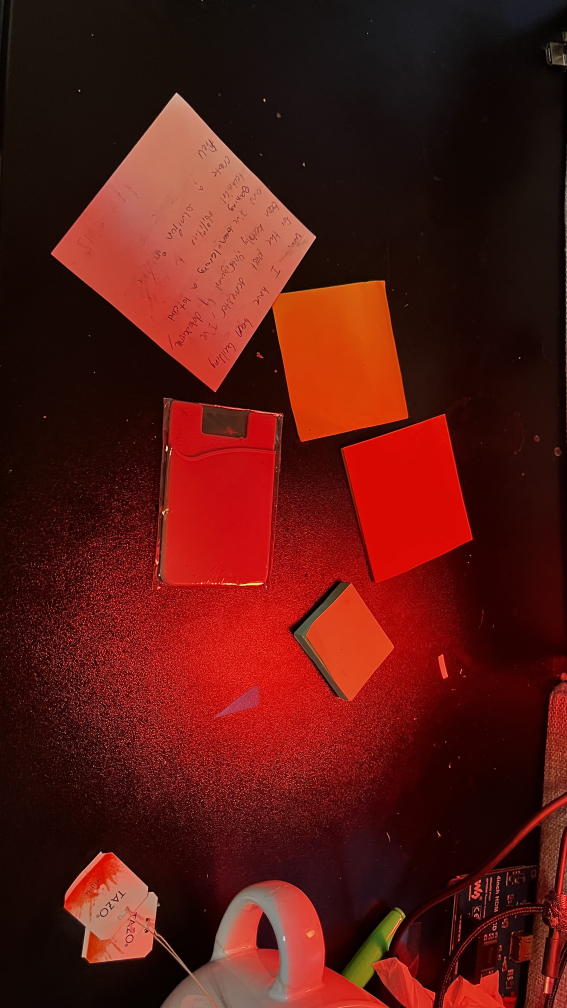
#> input picture tutorials/render1.jpg, 2268 x 4032 px, found by its file name (shown at 1/4 size)
$ jupyter execute tutorial-3.ipynb
#> lines starting #> are read from the running program, lines starting #| are printed output that depends on the picture
**Table of contents**<a id='toc0_'></a>

- [OpenCV Drawing Study Guide](#toc1_)

  - [Setup - loading image and canvas](#toc1_1_)

  - [`16.Line segment drawing.pdf`](#toc1_2_)

  - [`17.Rectangular circle drawing.pdf`](#toc1_3_)

  - [`18.Text and picture drawing.pdf`](#toc1_4_)

<!-- vscode-jupyter-toc-config

	numbering=false

	anchor=true

	flat=false

	minLevel=1

	maxLevel=6

	/vscode-jupyter-toc-config -->

<!-- THIS CELL WILL BE REPLACED ON TOC UPDATE. DO NOT WRITE YOUR TEXT IN THIS CELL -->

# <a id='toc1_'></a>[OpenCV Drawing Study Guide](#toc0_)

A practical walkthrough of line drawing, shape drawing, and text annotation using the PDFs in this folder.

## <a id='toc1_1_'></a>[Setup - loading image and canvas](#toc0_)

Bring in OpenCV / NumPy / matplotlib, locate a demo image, and prepare a reusable blank canvas for the drawing examples.

[cell 1]
import cv2

import numpy as np

import matplotlib.pyplot as plt

from pathlib import Path


def find_image(name: str) -> Path:

#> called with name = 'render1.jpg'
    for root in (Path("."), Path(".."), Path("../.."), Path("../../..")):

        path = root / name

        if path.exists():

            return path.resolve()

    raise FileNotFoundError(f"Could not find {name}")


def blank_canvas(width: int = 600, height: int = 600, color=(0, 0, 0)) -> np.ndarray:

    canvas = np.zeros((height, width, 3), dtype=np.uint8)

    canvas[:] = color

    return canvas


img_path = find_image("render1.jpg")

img = cv2.imread(str(img_path), cv2.IMREAD_COLOR)
#> img is the input picture: shape (4032, 2268, 3); mean B, G, R 18.7, 24.7, 88

if img is None:

    raise RuntimeError(f"Failed to read {img_path}")


h, w = img.shape[:2]

print(f"loaded: {img_path.name}   shape={img.shape}   dtype={img.dtype}   {w}x{h}")
#| loaded: render1.jpg   shape=(4032, 2268, 3)   dtype=uint8   2268x4032

print("drawing canvas helper ready: blank_canvas(width, height, color)")

## <a id='toc1_2_'></a>[`16.Line segment drawing.pdf`](#toc0_)

What it covers:

- Drawing straight line segments on a blank canvas or existing image.

- Using `pt1` and `pt2` pixel coordinates as the start and end points.

- Controlling color, thickness, and line style, including anti-aliased lines.

- Combining several lines to build larger shapes.

### Drawing straight line segments

`cv2.line` draws one segment at a time onto a destination image. That destination can be a fresh canvas created with NumPy or a copy of an already-loaded photograph.

### Using `pt1` and `pt2` as pixel coordinates

The first point marks where the segment starts and the second point marks where it ends. Both are written as `(x, y)` pixel locations, so moving the numbers changes the line's placement and direction.

### Controlling color, thickness, and line style

You can change the BGR color tuple, increase thickness for bold strokes, or switch to `cv2.LINE_AA` when you want smoother anti-aliased edges.

### Combining several lines into larger shapes

Repeated `cv2.line` calls can outline triangles, arrows, and custom wireframe shapes. This is often the simplest way to build a drawing from primitive geometry.

Core APIs:

- `cv2.line(dst, pt1, pt2, color, thickness, lineType)`

- `cv2.LINE_4`, `cv2.LINE_8`, `cv2.LINE_AA`

[cell 2]
# 16.Line segment drawing.pdf -----------------------------------------------

canvas = blank_canvas(600, 600, color=(15, 15, 15))


line_basic = canvas.copy()

cv2.line(line_basic, (70, 90), (520, 210), (0, 0, 255), 2)


line_thick = canvas.copy()

cv2.line(line_thick, (80, 140), (520, 140), (0, 255, 255), 10)

cv2.line(line_thick, (120, 260), (520, 360), (255, 120, 0), 18)


line_aa = canvas.copy()

cv2.line(line_aa, (70, 90), (520, 220), (0, 255, 0), 12, cv2.LINE_AA)

cv2.line(line_aa, (70, 320), (520, 480), (255, 255, 255), 4, cv2.LINE_AA)


line_shape = canvas.copy()

triangle = [(180, 120), (80, 420), (480, 360)]

cv2.line(line_shape, triangle[0], triangle[1], (25, 100, 255), 6)

cv2.line(line_shape, triangle[1], triangle[2], (25, 100, 255), 6)

cv2.line(line_shape, triangle[2], triangle[0], (25, 100, 255), 6)


print("line examples:")

print("  basic     -> cv2.line(dst, (70, 90),  (520, 210), (0, 0, 255), 2)")

print("  thick     -> cv2.line(dst, (80, 140), (520, 140), (0, 255, 255), 10)")

print("  aa        -> cv2.line(dst, (70, 90),  (520, 220), (0, 255, 0), 12, cv2.LINE_AA)")

print("  triangle  -> three line calls chained into one closed shape")


panels = [

    (line_basic, "single line"),

    (line_thick, "thickness variations"),

    (line_aa, "anti-aliased lines"),

    (line_shape, "combined into a triangle"),

]


fig, axes = plt.subplots(2, 2, figsize=(10, 10))

for ax, (im, title) in zip(axes.flat, panels):

    ax.imshow(cv2.cvtColor(im, cv2.COLOR_BGR2RGB))

    ax.set_title(title)

    ax.axis("off")

plt.tight_layout()

plt.show()
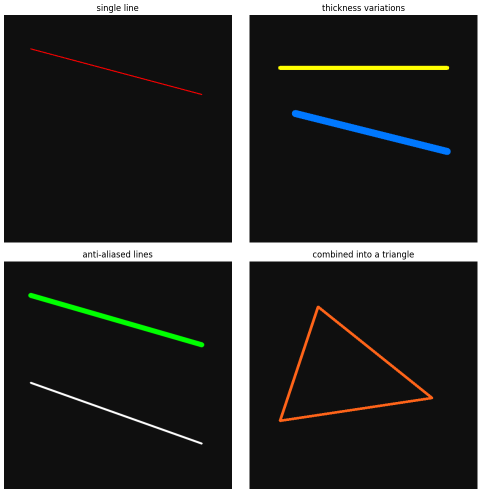
#> figure drawn by matplotlib, 4 panels

## <a id='toc1_3_'></a>[`17.Rectangular circle drawing.pdf`](#toc0_)

What it covers:

- Drawing rectangles from opposite corner points.

- Drawing circles from a center point and radius.

- Drawing ellipses and arcs with axes lengths, rotation, and start/end angles.

- Drawing polygons with vertex arrays and `cv2.polylines`.

- Filling shapes and choosing line types such as `cv2.LINE_4`, `cv2.LINE_8`, and `cv2.LINE_AA`.

### Drawing rectangles from corner points

A rectangle is determined by two opposite corners, usually written as the upper-left and lower-right vertices. Changing those two points changes both the position and the size of the shape.

### Drawing circles from center and radius

Circles use a center coordinate plus a radius in pixels. A positive thickness draws an outline, while `-1` or `cv2.FILLED` creates a solid disk.

### Drawing ellipses and arcs

Ellipses extend the circle idea with separate axis lengths, a rotation angle, and start/end angles. That makes them useful for full ellipses, partial arcs, and rotated oval shapes.

### Drawing polygons with vertex arrays

`cv2.polylines` connects a list of vertices in order. With `isClosed=True`, OpenCV joins the last point back to the first to finish the polygon boundary.

### Filling shapes and choosing line types

OpenCV lets you fill rectangles and circles with `cv2.FILLED` and choose connection styles like `cv2.LINE_4`, `cv2.LINE_8`, and `cv2.LINE_AA` depending on how crisp or smooth you want the edges.

Core APIs:

- `cv2.rectangle(img, pt1, pt2, color, thickness, lineType)`

- `cv2.circle(img, center, radius, color, thickness, lineType)`

- `cv2.ellipse(img, center, axes, angle, startAngle, endAngle, color, thickness, lineType)`

- `cv2.polylines(img, [pts], isClosed, color, thickness, lineType)`

[cell 3]
# 17.Rectangular circle drawing.pdf -----------------------------------------

shape_canvas = blank_canvas(700, 600, color=(18, 18, 18))


rect_demo = shape_canvas.copy()

cv2.rectangle(rect_demo, (70, 70), (300, 240), (0, 255, 0), 4, cv2.LINE_8)

cv2.rectangle(rect_demo, (380, 100), (620, 220), (255, 180, 0), cv2.FILLED)
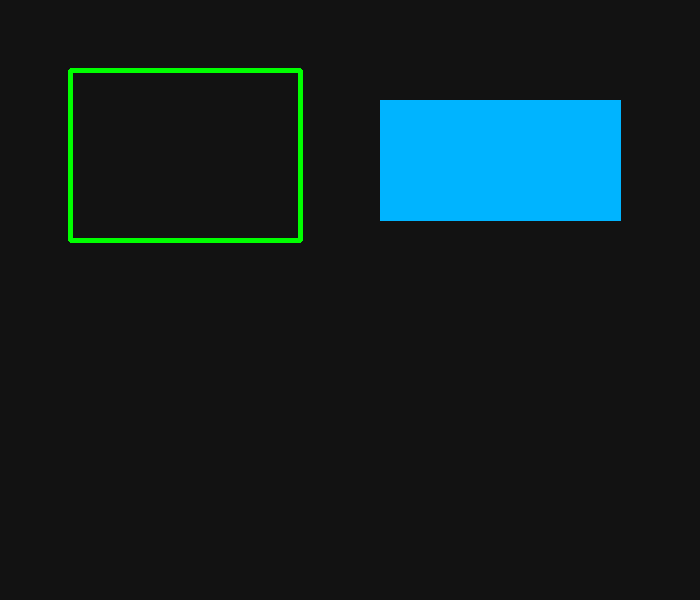
#> rect_demo: shape (600, 700, 3); mean of channels 0, 1, 2 34.3, 31.5, 16.6; drawn as B, G, R


circle_demo = shape_canvas.copy()

cv2.circle(circle_demo, (190, 180), 95, (0, 200, 255), 5, cv2.LINE_AA)

cv2.circle(circle_demo, (500, 180), 85, (255, 80, 80), -1, cv2.LINE_AA)
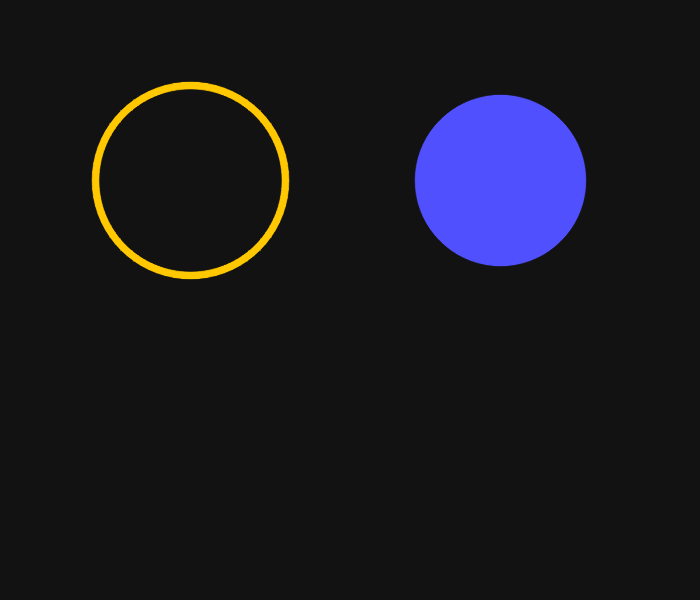
#> circle_demo: shape (600, 700, 3); mean of channels 0, 1, 2 30.8, 23.3, 23.9; drawn as B, G, R


ellipse_demo = shape_canvas.copy()

cv2.ellipse(ellipse_demo, (220, 190), (120, 70), 0, 0, 360, (0, 255, 255), 4, cv2.LINE_AA)

cv2.ellipse(ellipse_demo, (500, 190), (120, 70), 30, 20, 320, (255, 0, 255), 6, cv2.LINE_AA)
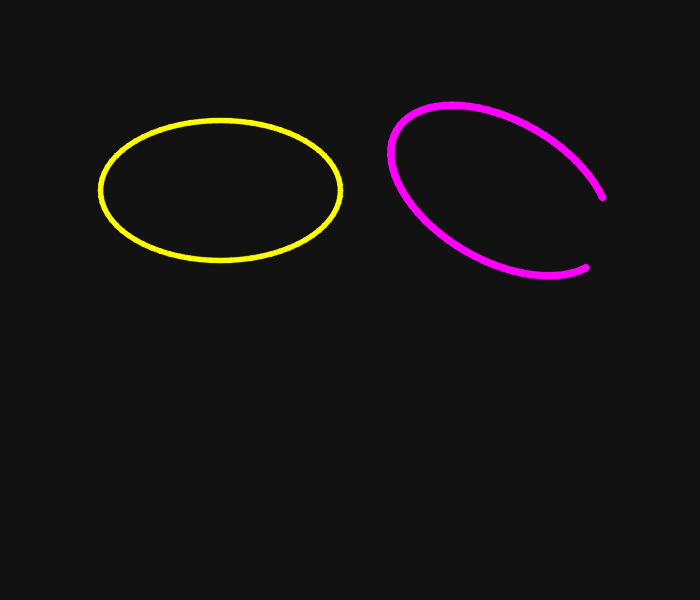
#> ellipse_demo: shape (600, 700, 3); mean of channels 0, 1, 2 20.1, 19.7, 22.1; drawn as B, G, R


polygon_demo = shape_canvas.copy()

pts = np.array([[120, 450], [250, 320], [430, 360], [580, 500], [320, 540]], dtype=np.int32)

cv2.polylines(polygon_demo, [pts], True, (25, 200, 255), 5, cv2.LINE_AA)

open_pts = np.array([[90, 120], [180, 60], [290, 100], [360, 70]], dtype=np.int32)

cv2.polylines(polygon_demo, [open_pts], False, (255, 255, 255), 3, cv2.LINE_4)


print("shape examples:")

print("  rectangle fill  -> thickness=cv2.FILLED")

print("  circle fill     -> thickness=-1")

print("  ellipse         -> (center, axes, angle, startAngle, endAngle)")

print("  polylines       -> pass a NumPy vertex array with isClosed=True/False")


panels = [

    (rect_demo, "rectangles"),

    (circle_demo, "circles"),

    (ellipse_demo, "ellipses and arcs"),

    (polygon_demo, "polylines and polygons"),

]


fig, axes = plt.subplots(2, 2, figsize=(11, 10))

for ax, (im, title) in zip(axes.flat, panels):

    ax.imshow(cv2.cvtColor(im, cv2.COLOR_BGR2RGB))

    ax.set_title(title)

    ax.axis("off")
#> this loop made 4 passes
#> title on passes 1 to 4: 'rectangles', 'circles', 'ellipses and arcs', 'polylines and polygons'

plt.tight_layout()

plt.show()
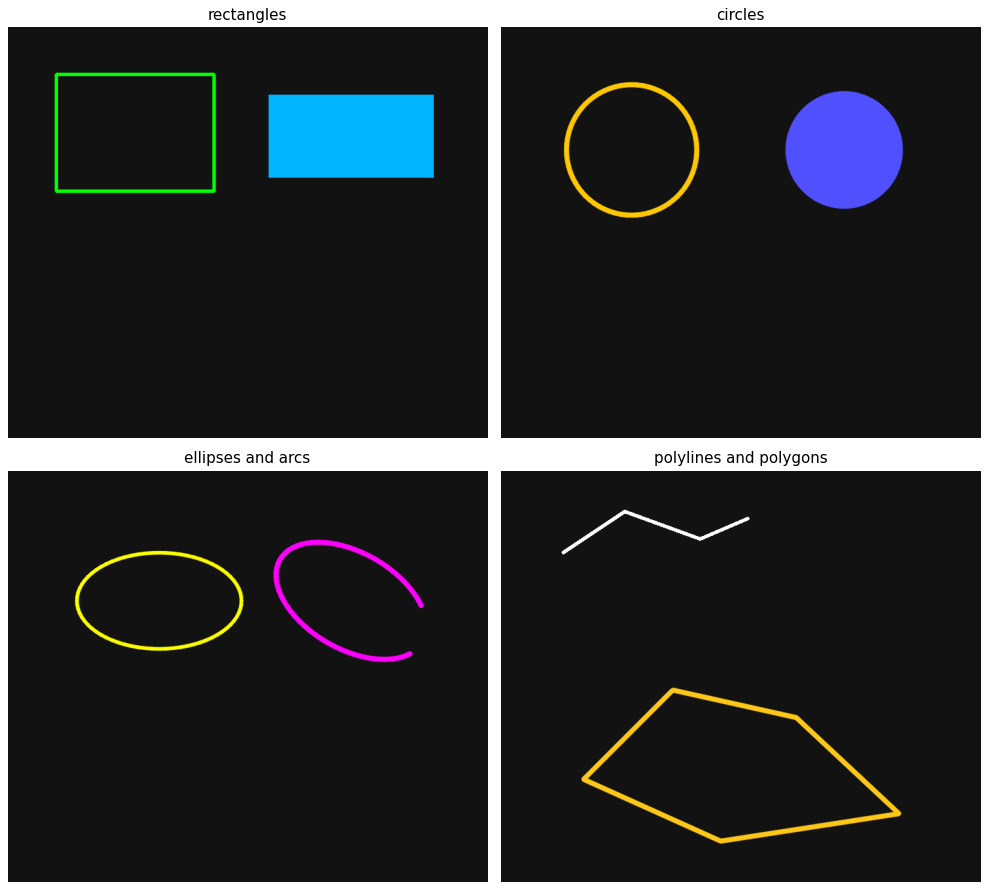
#> figure drawn by matplotlib, 4 panels

## <a id='toc1_4_'></a>[`18.Text and picture drawing.pdf`](#toc0_)

What it covers:

- Overlaying text on an existing image with `cv2.putText`.

- Choosing font face, font scale, color, thickness, and anti-aliased rendering.

- Combining text with previously drawn shapes to annotate a picture.

### Overlaying text on an image

`cv2.putText` writes characters directly into an image array. The anchor point you pass in is the text origin, so changing that coordinate moves the label around the picture.

### Choosing font face, size, color, and thickness

OpenCV exposes several Hershey fonts and lets you control scale, BGR color, stroke thickness, and the line type used to render the glyph edges. `cv2.LINE_AA` usually gives the cleanest result.

### Combining text with shapes to annotate a picture

Text becomes much more useful when it is paired with rectangles, lines, and highlight boxes. This is the standard pattern for labeling regions of interest and building quick visual debugging overlays.

Core APIs:

- `cv2.putText(img, text, origin, fontFace, fontScale, color, thickness, lineType)`

- Common fonts: `cv2.FONT_HERSHEY_SIMPLEX`, `cv2.FONT_HERSHEY_DUPLEX`, `cv2.FONT_HERSHEY_SCRIPT_SIMPLEX`

[cell 4]
# 18.Text and picture drawing.pdf -------------------------------------------

display_w = 900

display_h = int(h * display_w / w)

photo = cv2.resize(img, (display_w, display_h), interpolation=cv2.INTER_AREA)

ph, pw = photo.shape[:2]


font = cv2.FONT_HERSHEY_SIMPLEX
#> font = 0

title_scale = 1.0

body_scale = 0.75

script_scale = 0.9

thick = 2

margin = 28


text_demo = photo.copy()

cv2.putText(text_demo, "OpenCV Drawing", (margin, 52), cv2.FONT_HERSHEY_SIMPLEX, title_scale, (0, 255, 255), 3, cv2.LINE_AA)

cv2.putText(text_demo, "FONT_HERSHEY_DUPLEX", (margin, 95), cv2.FONT_HERSHEY_DUPLEX, body_scale, (255, 220, 0), 2, cv2.LINE_AA)

cv2.putText(text_demo, "Smooth text with LINE_AA", (margin, 140), cv2.FONT_HERSHEY_SCRIPT_SIMPLEX, script_scale, (0, 200, 255), 2, cv2.LINE_AA)
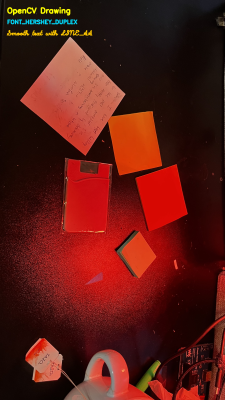
#> text_demo: shape (1600, 900, 3) (shown at 1/4 size); mean B, G, R 19.2, 26.1, 89


annotated = photo.copy()

box_tl = (pw // 5, ph // 4)

box_br = (pw * 4 // 5, ph * 3 // 4)

label_xy = (pw - 250, 34)

cv2.rectangle(annotated, box_tl, box_br, (0, 255, 0), 3)

cv2.putText(annotated, "ROI", (box_tl[0] + 10, box_tl[1] - 12), font, 0.9, (0, 255, 0), 2, cv2.LINE_AA)
#> annotated: shape (1600, 900, 3); mean B, G, R 18.5, 26.9, 87

cv2.line(annotated, (box_br[0], box_tl[1]), (label_xy[0] - 10, label_xy[1] + 6), (255, 255, 255), 2, cv2.LINE_AA)

cv2.putText(annotated, "Annotated picture", label_xy, font, 0.8, (255, 255, 255), 2, cv2.LINE_AA)
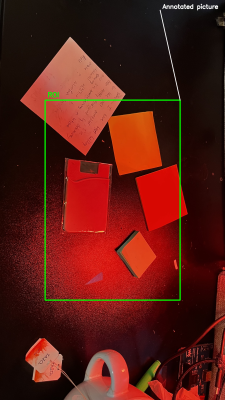
#> annotated: shape (1600, 900, 3) (shown at 1/4 size); mean B, G, R 19, 27.4, 87.5


overlay = photo.copy()

cv2.rectangle(overlay, (18, ph - 88), (pw - 18, ph - 18), (0, 0, 0), cv2.FILLED)
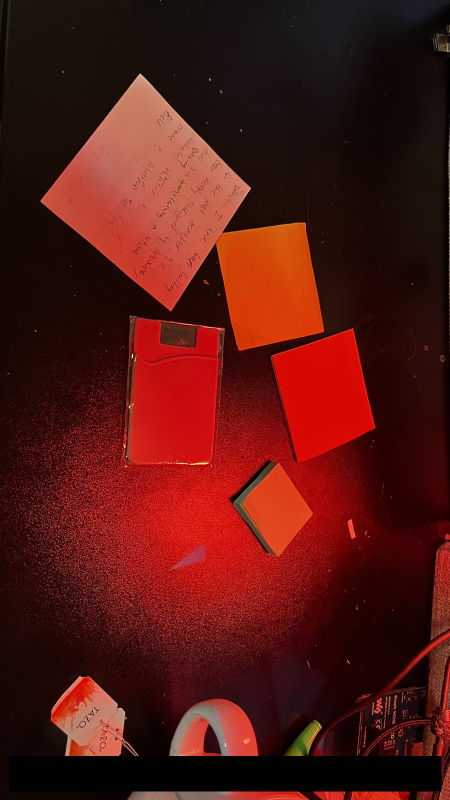
#> overlay: shape (1600, 900, 3) (shown at 1/2 size); mean B, G, R 17.5, 23.1, 83.8

banner = cv2.addWeighted(overlay, 0.45, photo, 0.55, 0)

cv2.putText(banner, "Text + shape overlays are useful for debugging and UI mockups", (28, ph - 40), font, 0.72, (0, 255, 255), 2, cv2.LINE_AA)
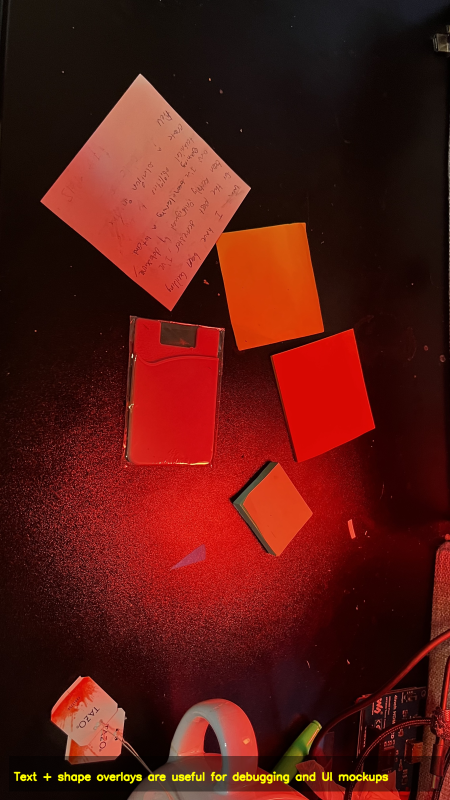
#> banner: shape (1600, 900, 3) (shown at 1/2 size); mean B, G, R 18.1, 24.9, 86.9


print("font examples:")

print("  SIMPLEX, DUPLEX, and SCRIPT_SIMPLEX shown on a resized display copy")

print(f"display image: {pw}x{ph}")
#| display image: 900x1600

print(f"annotation box: top-left={box_tl}, bottom-right={box_br}")
#| annotation box: top-left=(180, 400), bottom-right=(720, 1200)


panels = [

    (cv2.cvtColor(photo, cv2.COLOR_BGR2RGB), "original"),

    (cv2.cvtColor(text_demo, cv2.COLOR_BGR2RGB), "text overlay"),

    (cv2.cvtColor(annotated, cv2.COLOR_BGR2RGB), "text + rectangle annotation"),

    (cv2.cvtColor(banner, cv2.COLOR_BGR2RGB), "caption banner"),

]


fig, axes = plt.subplots(2, 2, figsize=(12, 10))

for ax, (im, title) in zip(axes.flat, panels):

    ax.imshow(im)

    ax.set_title(title)

    ax.axis("off")
#> this loop made 4 passes

plt.tight_layout()

plt.show()
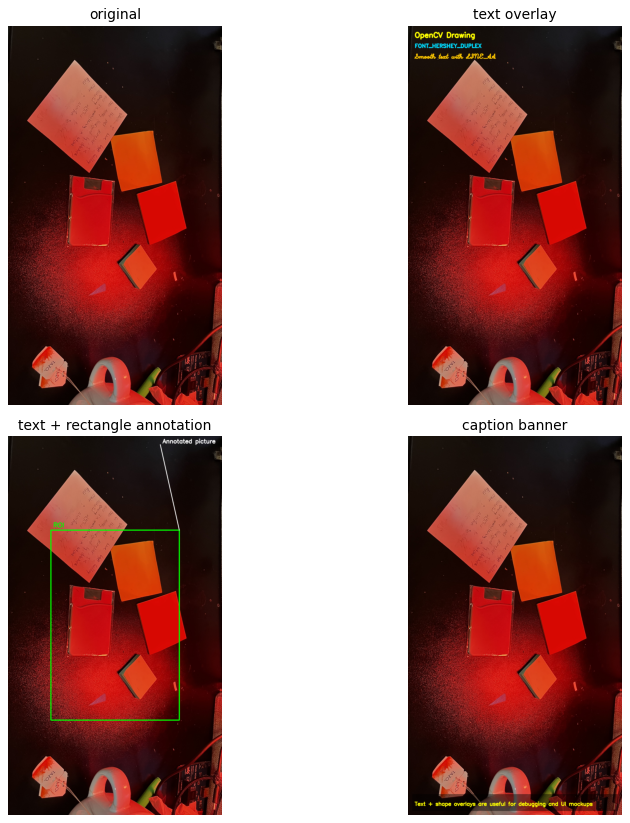
#> figure drawn by matplotlib, 4 panels
